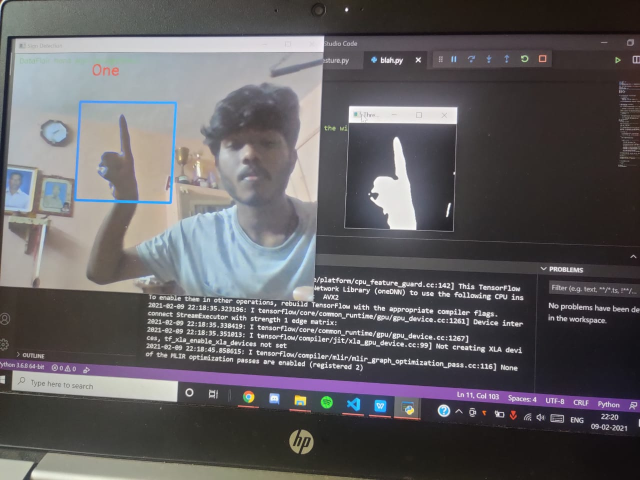
#> input picture 1.jpeg, 1280 x 960 px, given in place of the camera (shown at 1/2 size)
$ python create_gesture.py
#> lines starting #> are read from the running program, lines starting #| are printed output that depends on the picture; after the words box and inside, x2 and y2 are one past the last pixel; in counts of white or black regions, pixels touching at a corner belong together
import cv2
import imutils
import numpy as np

# global variables
bg = None


# To find the running average over the background

def run_avg(image, aWeight):
    global bg
    # initialize the background
    if bg is None:
        bg = image.copy().astype("float")
        return

    # compute weighted average, accumulate it and update the background
    cv2.accumulateWeighted(image, bg, aWeight)


# To segment the region of hand in the image

def segment(image, threshold=25):
    global bg
    # find the absolute difference between background and current frame
    diff = cv2.absdiff(bg.astype("uint8"), image)

    # threshold the diff image so that we get the foreground
    thresholded = cv2.threshold(diff, threshold, 255, cv2.THRESH_BINARY)[1]

    # get the contours in the thresholded image
    (cnts, _) = cv2.findContours(thresholded.copy(), cv2.RETR_EXTERNAL, cv2.CHAIN_APPROX_SIMPLE)

    # return None, if no contours detected
    if len(cnts) == 0:
        return
    else:
        # based on contour area, get the maximum contour which is the hand
        segmented = max(cnts, key=cv2.contourArea)
        return (thresholded, segmented)


# MAIN FUNCTION

if __name__ == "__main__":
    # initialize weight for running average
    aWeight = 0.5

    # get the reference to the webcam
    camera = cv2.VideoCapture(0)

    # region of interest (ROI) coordinates
    top, right, bottom, left = 10, 350, 225, 590

    # initialize num of frames
    num_frames = 0
    element = 10
    num_imgs_taken = 0

    # keep looping, until interrupted
    while(True):
        # get the current frame
        (grabbed, frame) = camera.read()
#> frame is the input picture: shape (960, 1280, 3); mean B, G, R 97.2, 94.4, 96.9

        # resize the frame
        frame = imutils.resize(frame, width=700)
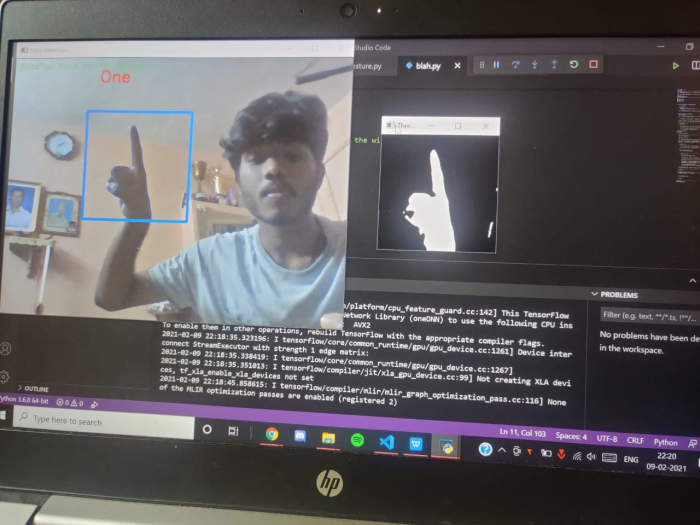
#> frame: shape (525, 700, 3); mean B, G, R 97.2, 94.4, 96.9

        # flip the frame so that it is not the mirror view
        frame = cv2.flip(frame, 1)
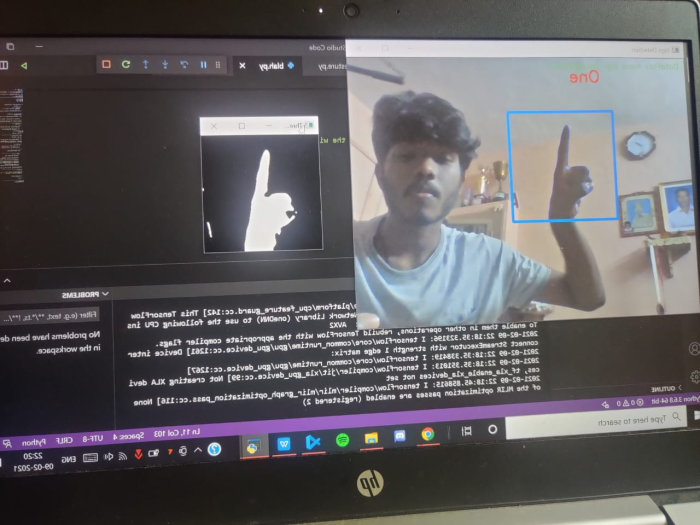
#> frame: shape (525, 700, 3); mean B, G, R 97.2, 94.4, 96.9

        # clone the frame
        clone = frame.copy()

        # get the height and width of the frame
        (height, width) = frame.shape[:2]
#> height = 525; width = 700

        # get the ROI
        roi = frame[top:bottom, right:left]
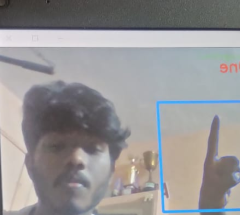
#> roi: shape (215, 240, 3); mean B, G, R 149.5, 148.5, 150.1

        # convert the roi to grayscale and blur it
        gray = cv2.cvtColor(roi, cv2.COLOR_BGR2GRAY)
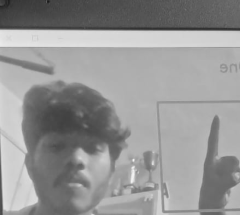
#> gray: shape (215, 240); min 27, max 244, mean 149.1
        gray = cv2.GaussianBlur(gray, (7, 7), 0)

        # to get the background, keep looking till a threshold is reached
        # so that our running average model gets calibrated
        if num_frames < 30:
            run_avg(gray, aWeight)
        else:
            # segment the hand region
            hand = segment(gray)

            # check whether hand region is segmented
            if hand is not None:
                # if yes, unpack the thresholded image and
                # segmented region
                (thresholded, segmented) = hand

                # draw the segmented region and display the frame
                cv2.drawContours(clone, [segmented + (right, top)], -1, (0, 0, 255))
                cv2.imshow("Thesholded", thresholded)
                cv2.imwrite(r"E:\\Gesture\\train\\"+str(element)+"\\" +
                str(num_imgs_taken+300) + '.jpg', thresholded)

        # draw the segmented hand
        cv2.rectangle(clone, (left, top), (right, bottom), (0,255,0), 2)
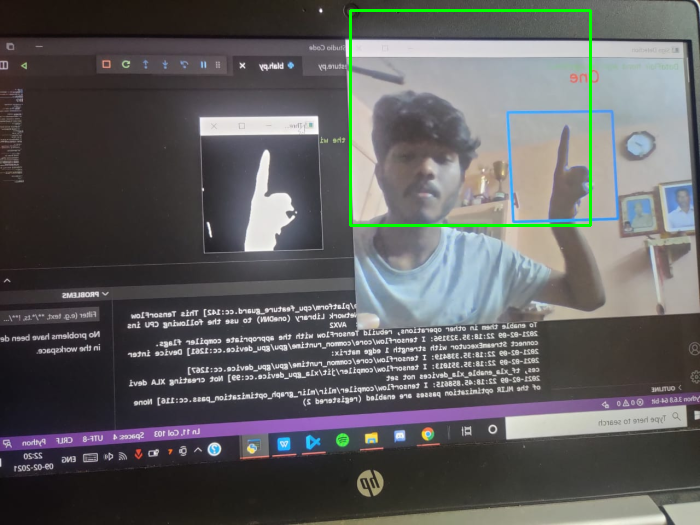
#> clone: shape (525, 700, 3); 0.74% of pixels changed, all inside (x1, y1, x2, y2) = (349, 9, 592, 227)

        # increment the number of frames
        num_frames += 1

        # display the frame with segmented hand
        cv2.imshow("Video Feed", clone)

        # observe the keypress by the user
        keypress = cv2.waitKey(1) & 0xFF
#> (key q is pressed here)

        # if the user pressed "q", then stop looping
        if keypress == ord("q"):
            break

# free up memory
camera.release()
cv2.destroyAllWindows()
